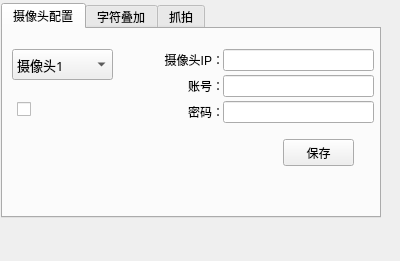
<?xml version="1.0" encoding="UTF-8"?>
<ui version="4.0">
 <class>camera_widget</class>
 <widget class="QWidget" name="camera_widget">
  <property name="geometry">
   <rect>
    <x>0</x>
    <y>0</y>
    <width>400</width>
    <height>261</height>
   </rect>
  </property>
  <property name="windowTitle">
   <string>Form</string>
  </property>
  <widget class="QTabWidget" name="tabWidget">
   <property name="geometry">
    <rect>
     <x>1</x>
     <y>3</y>
     <width>380</width>
     <height>215</height>
    </rect>
   </property>
   <property name="focusPolicy">
    <enum>Qt::NoFocus</enum>
   </property>
   <property name="styleSheet">
    <string notr="true">QWidget:focus {
    outline: none;
}</string>
   </property>
   <property name="currentIndex">
    <number>0</number>
   </property>
   <widget class="QWidget" name="tab">
    <attribute name="title">
     <string>摄像头配置</string>
    </attribute>
    <widget class="QComboBox" name="comboBox_init">
     <property name="geometry">
      <rect>
       <x>9</x>
       <y>20</y>
       <width>101</width>
       <height>31</height>
      </rect>
     </property>
     <property name="font">
      <font>
       <family>宋体</family>
       <pointsize>10</pointsize>
       <weight>50</weight>
       <italic>false</italic>
       <bold>false</bold>
      </font>
     </property>
     <property name="focusPolicy">
      <enum>Qt::NoFocus</enum>
     </property>
     <property name="styleSheet">
      <string notr="true">font: 10pt &quot;宋体&quot;;</string>
     </property>
     <item>
      <property name="text">
       <string>摄像头1</string>
      </property>
     </item>
     <item>
      <property name="text">
       <string>摄像头2</string>
      </property>
     </item>
     <item>
      <property name="text">
       <string>摄像头3</string>
      </property>
     </item>
    </widget>
    <widget class="QLabel" name="label">
     <property name="geometry">
      <rect>
       <x>110</x>
       <y>20</y>
       <width>111</width>
       <height>22</height>
      </rect>
     </property>
     <property name="styleSheet">
      <string notr="true">font: 10pt &quot;宋体&quot;;</string>
     </property>
     <property name="text">
      <string>摄像头IP：</string>
     </property>
     <property name="alignment">
      <set>Qt::AlignRight|Qt::AlignTrailing|Qt::AlignVCenter</set>
     </property>
    </widget>
    <widget class="QLabel" name="label_2">
     <property name="geometry">
      <rect>
       <x>140</x>
       <y>46</y>
       <width>81</width>
       <height>22</height>
      </rect>
     </property>
     <property name="styleSheet">
      <string notr="true">font: 10pt &quot;宋体&quot;;</string>
     </property>
     <property name="text">
      <string> 账号：</string>
     </property>
     <property name="alignment">
      <set>Qt::AlignRight|Qt::AlignTrailing|Qt::AlignVCenter</set>
     </property>
    </widget>
    <widget class="QLabel" name="label_3">
     <property name="geometry">
      <rect>
       <x>140</x>
       <y>72</y>
       <width>81</width>
       <height>22</height>
      </rect>
     </property>
     <property name="styleSheet">
      <string notr="true">font: 10pt &quot;宋体&quot;;</string>
     </property>
     <property name="text">
      <string> 密码：</string>
     </property>
     <property name="alignment">
      <set>Qt::AlignRight|Qt::AlignTrailing|Qt::AlignVCenter</set>
     </property>
    </widget>
    <widget class="QLineEdit" name="lineEdit_ip">
     <property name="geometry">
      <rect>
       <x>220</x>
       <y>20</y>
       <width>151</width>
       <height>22</height>
      </rect>
     </property>
     <property name="font">
      <font>
       <family>Times New Roman</family>
       <pointsize>10</pointsize>
      </font>
     </property>
    </widget>
    <widget class="QLineEdit" name="lineEdit_name">
     <property name="geometry">
      <rect>
       <x>220</x>
       <y>46</y>
       <width>151</width>
       <height>22</height>
      </rect>
     </property>
     <property name="font">
      <font>
       <family>Times New Roman</family>
       <pointsize>10</pointsize>
      </font>
     </property>
    </widget>
    <widget class="QLineEdit" name="lineEdit_password">
     <property name="geometry">
      <rect>
       <x>220</x>
       <y>72</y>
       <width>151</width>
       <height>22</height>
      </rect>
     </property>
     <property name="font">
      <font>
       <family>Times New Roman</family>
       <pointsize>10</pointsize>
      </font>
     </property>
    </widget>
    <widget class="QPushButton" name="pushButton_save">
     <property name="geometry">
      <rect>
       <x>280</x>
       <y>110</y>
       <width>71</width>
       <height>27</height>
      </rect>
     </property>
     <property name="focusPolicy">
      <enum>Qt::NoFocus</enum>
     </property>
     <property name="text">
      <string>保存</string>
     </property>
    </widget>
    <widget class="QCheckBox" name="checkBox_open">
     <property name="geometry">
      <rect>
       <x>14</x>
       <y>70</y>
       <width>80</width>
       <height>20</height>
      </rect>
     </property>
     <property name="focusPolicy">
      <enum>Qt::NoFocus</enum>
     </property>
     <property name="styleSheet">
      <string notr="true">QCheckBox::indicator:unchecked {
image: url(:/back/image/switch_off.png);
}
QCheckBox::indicator:checked {
image: url(:/back/image/switch_on.png);
}
QWidget:focus {
    outline: none;
}</string>
     </property>
     <property name="text">
      <string/>
     </property>
    </widget>
   </widget>
   <widget class="QWidget" name="tab_3">
    <attribute name="title">
     <string>字符叠加</string>
    </attribute>
    <widget class="QCheckBox" name="checkBox_water">
     <property name="geometry">
      <rect>
       <x>130</x>
       <y>30</y>
       <width>121</width>
       <height>19</height>
      </rect>
     </property>
     <property name="font">
      <font>
       <family>宋体</family>
       <pointsize>10</pointsize>
      </font>
     </property>
     <property name="focusPolicy">
      <enum>Qt::NoFocus</enum>
     </property>
     <property name="text">
      <string>水位</string>
     </property>
    </widget>
    <widget class="QCheckBox" name="checkBox_flow_current">
     <property name="geometry">
      <rect>
       <x>130</x>
       <y>60</y>
       <width>131</width>
       <height>19</height>
      </rect>
     </property>
     <property name="font">
      <font>
       <family>宋体</family>
       <pointsize>10</pointsize>
      </font>
     </property>
     <property name="focusPolicy">
      <enum>Qt::NoFocus</enum>
     </property>
     <property name="text">
      <string>瞬时流量</string>
     </property>
    </widget>
    <widget class="QPushButton" name="pushButton_osd_save">
     <property name="geometry">
      <rect>
       <x>270</x>
       <y>130</y>
       <width>71</width>
       <height>28</height>
      </rect>
     </property>
     <property name="focusPolicy">
      <enum>Qt::NoFocus</enum>
     </property>
     <property name="text">
      <string>保存</string>
     </property>
    </widget>
   </widget>
   <widget class="QWidget" name="tab_2">
    <attribute name="title">
     <string>抓拍</string>
    </attribute>
    <widget class="QComboBox" name="comboBox_takephoto">
     <property name="geometry">
      <rect>
       <x>10</x>
       <y>10</y>
       <width>101</width>
       <height>31</height>
      </rect>
     </property>
     <property name="focusPolicy">
      <enum>Qt::NoFocus</enum>
     </property>
     <property name="styleSheet">
      <string notr="true">font: 10pt &quot;宋体&quot;;</string>
     </property>
     <item>
      <property name="text">
       <string>摄像头1</string>
      </property>
     </item>
     <item>
      <property name="text">
       <string>摄像头2</string>
      </property>
     </item>
     <item>
      <property name="text">
       <string>摄像头3</string>
      </property>
     </item>
    </widget>
    <widget class="QPushButton" name="pushButton_takephoto">
     <property name="geometry">
      <rect>
       <x>10</x>
       <y>50</y>
       <width>101</width>
       <height>31</height>
      </rect>
     </property>
     <property name="sizePolicy">
      <sizepolicy hsizetype="Minimum" vsizetype="Fixed">
       <horstretch>0</horstretch>
       <verstretch>0</verstretch>
      </sizepolicy>
     </property>
     <property name="font">
      <font>
       <family>宋体</family>
       <pointsize>10</pointsize>
      </font>
     </property>
     <property name="focusPolicy">
      <enum>Qt::NoFocus</enum>
     </property>
     <property name="text">
      <string>手动抓拍</string>
     </property>
    </widget>
    <widget class="QLabel" name="label_image">
     <property name="geometry">
      <rect>
       <x>120</x>
       <y>5</y>
       <width>251</width>
       <height>171</height>
      </rect>
     </property>
     <property name="styleSheet">
      <string notr="true">background-color: rgb(222, 222, 222);</string>
     </property>
     <property name="text">
      <string> 抓拍的图片</string>
     </property>
     <property name="alignment">
      <set>Qt::AlignCenter</set>
     </property>
    </widget>
   </widget>
  </widget>
 </widget>
 <resources/>
 <connections/>
</ui>
